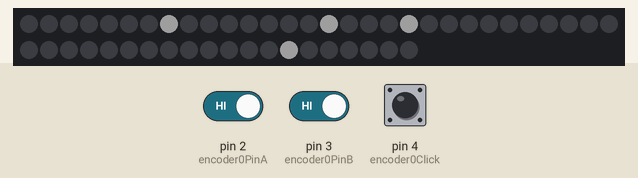
Simulated run of this sketch. Board: Arduino Uno, built with avr-gcc and run on an emulated ATmega328P. Shown: 50 RGB LEDs in strip order, left to right, continuing on the next row. The test bench sets the inputs (shaded band); at power-on: pin 4 (encoder0Click) HIGH, pin 2 (encoder0PinA) HIGH, pin 3 (encoder0PinB) HIGH. Dim RGB values are drawn brighter than linear; colours are those a GRB WS2812 strip shows for the declared byte order; random numbers use the default seed unless the sketch sets one; what the sketch prints to the serial monitor is not drawn.

Above: at 1.7 s.
1.8 s: pin 4 (encoder0Click) driven LOW
3.8 s: pin 4 (encoder0Click) pulsed HIGH 5 times (0.12 s each, 0.3 s apart)
At 4.87 s:
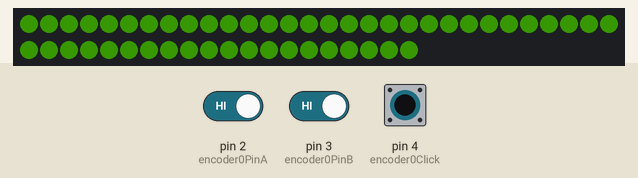
At 5.5 s:
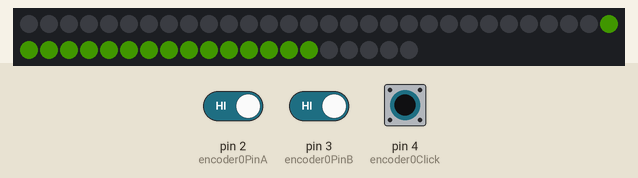
6.8 s: pin 4 (encoder0Click) pulsed HIGH 2 times (0.12 s each, 0.3 s apart)
At 7.6 s:
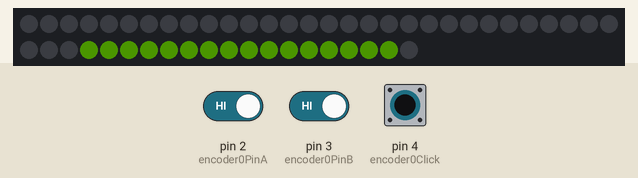
Timing chart, 0 to 9.8 s (numbered marks = the images above; inputs shaded):
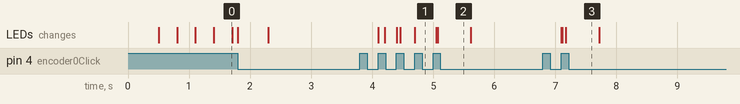

Measured:
- after the input at 3.8 s, the LEDs: first change after 0.30 s (image 1 shows a later state)
- after the input at 6.8 s, the LEDs: first change after 0.30 s (image 3 shows a later state)

The sketch:

wearable.ino
```cpp
#include "FastLED.h"

#define NUM_LEDS 50
#define DATA_PIN 9

int val;
int encoder0Click = 4;
int encoder0PinA = 2;
int encoder0PinB = 3;
int encoder0Pos = 16;
int encoder0PinALast = LOW;
int n = LOW;

// Long click to power on / off
bool poweredOff = false;

// Define the array of leds
CRGB leds[NUM_LEDS];

void setup() {
  pinMode (encoder0Click, INPUT);
  pinMode (encoder0PinA, INPUT);
  pinMode (encoder0PinB, INPUT);
  digitalWrite(encoder0Click, HIGH);

  Serial.begin (9600);
  delay(500);

  // ductedFan.attach(7);
  FastLED.addLeds<WS2812B, DATA_PIN>(leds, NUM_LEDS);
  FastLED.setBrightness(255);

  for (int i = 0; i < NUM_LEDS; i++) {
    leds[i] = CRGB::Black;
  }
  FastLED.show();
}

byte brightness = 255;
long offset = 0;
float counter = 0;

void rainbow () {
  fill_rainbow(leds, NUM_LEDS, (offset * 3) % 255, 4);
}

void chase () {
  int x;

  for (x = 0; x < NUM_LEDS; x+= 20) {
    leds[(x + offset) % NUM_LEDS] = CHSV(offset, 255, 255);
  }
}

void sweep () {
  int x;

  for (x = 0; x < 16; x++) {
    leds[(x + offset) % NUM_LEDS] = CHSV(offset, 255, 255);
  }
}

void sweepUpDown () {
  int m = NUM_LEDS / 2;
  int x = m - abs(offset % (2*m) - m);

  for (int i = i; i < NUM_LEDS; i++) {
    if (i < m && i < x) {
      leds[i] = CHSV(offset, 255, 255);
    }

    if (i > m && NUM_LEDS - i < x) {
      leds[i] = CHSV(offset, 255, 255);
    }
  }
}

void noise () {
  int x;

  FastLED.setBrightness(brightness);

  for (x = 0; x < 4; x++) {
    leds[random(NUM_LEDS)] = CRGB(255, 255, 255);
  }
}

void fade () {
  fill_solid(leds, NUM_LEDS, CHSV(offset, 255, 255));
}

void whiteStrobe () {
  int x;

  for (x = 0; x < NUM_LEDS; x+= 2) {
    leds[x] = offset % 4 < 1  ? CRGB(255, 255, 255) : CRGB::Black;
  }
}

void colorStrobe () {
  if (offset % 4 < 1) {
    fill_solid(leds, NUM_LEDS, CHSV(offset, 255, 255));
  }
}

void primaryColors () {
  fill_solid(leds, NUM_LEDS, CHSV((long) floor(offset / 16) % 3 * 85, 255, 255));
}


#define ARRAY_SIZE(A) (sizeof(A) / sizeof((A)[0]))

typedef void (*SimplePatternList[])();
SimplePatternList gPatterns = { noise, rainbow, fade, sweep, sweepUpDown, chase, whiteStrobe, colorStrobe, primaryColors };
uint8_t gCurrentPatternNumber = 0; // Index number of which pattern is current


void nextPattern()
{
  // add one to the current pattern number, and wrap around at the end
  gCurrentPatternNumber = (gCurrentPatternNumber + 1) % ARRAY_SIZE( gPatterns);
}

void loop() {
//  EVERY_N_SECONDS( 2 ) {
//    nextPattern();
//   }

  EVERY_N_MILLISECONDS( 15 ) {
    float speed = (float) max(0, min(512, encoder0Pos)) / 64;
    brightness = max(0, min(127, encoder0Pos)) * 2;

    // speed = s

    counter += speed;
    offset = floor(counter);

    fill_solid(leds, NUM_LEDS, CRGB::Black);

    if (!poweredOff) {
      gPatterns[gCurrentPatternNumber]();
    }

    FastLED.show();
  }
  if (!digitalRead(encoder0Click)) {
    // Serial.print ("Click\n");

     if (poweredOff) {
       poweredOff = false;

       while (!digitalRead(encoder0Click)) {
         // wait
         true;
       }
     } else {
       long t = millis();
       bool longPress = false;

       while (!digitalRead(encoder0Click)) {
         if (millis() - t > 500) {

           if (!longPress) {
             longPress = true;

             fill_solid(leds, NUM_LEDS, CRGB::Black);
             FastLED.show();
           }
         }
       }

       if (longPress) {
         poweredOff = true;
       } else {
         nextPattern();
       }
     }
  }

  n = digitalRead(encoder0PinA);
  if ((encoder0PinALast == LOW) && (n == HIGH)) {
    if (digitalRead(encoder0PinB) == LOW) {
      encoder0Pos++;
    } else {
      encoder0Pos--;
    }
    Serial.print (encoder0Pos);
    Serial.print ("/");
  }
  encoder0PinALast = n;

  // delay(1);
  // delay(50);
}
```
